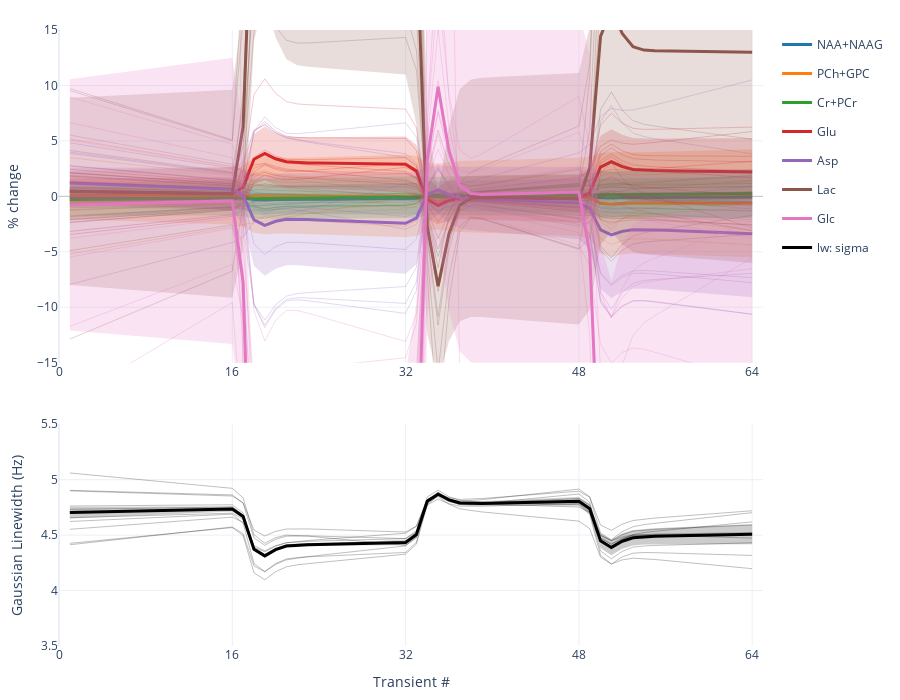

Notebook code for this chart:
### Code cell
from plotly.subplots import make_subplots
import plotly.graph_objects as go

colors = plt.get_cmap('tab10').colors
def color_t2s(tin, alpha=1):
    tscaled = [255*t for t in tin]
    return f'rgba({tscaled[0]}, {tscaled[1]}, {tscaled[2]}, {alpha})'
line_size = dict(data=3, indivdata=0.5)

open_or_closed = 'stim'
metab_list = ['NAA+NAAG', 'PCh+GPC', 'Cr+PCr', 'Glu', 'Asp', 'Lac', 'Glc']
# metab_list = ['NAA+NAAG', 'NAAG', 'NAA']

comb_df = comb_peaks(dyn_df, cov_df)

traces = []
axis = np.arange(1, 65)
for idx, met in enumerate(metab_list):
    regexstr = f'_{met}_'
    regexstr = regexstr.replace('+', '\+')
    data = plot_2ndlvl(regexstr, stats[open_or_closed])
    mean_trace = go.Scatter(x=axis, y=data[0],
                mode='lines',
                name=met,
                legendgroup=met,
                line=dict(
                    color=color_t2s(colors[idx]),
                    width=line_size['data']),
                )
    traces.append(mean_trace)
    errors = go.Scatter(
        x=np.concatenate((axis, axis[::-1])) , # x, then x reversed
        y=np.concatenate((data[2], data[1][::-1])), # upper, then lower reversed
        fill='toself',
        fillcolor=color_t2s(colors[idx], 0.2),
        line=dict(color='rgba(255,255,255,0)'),
        hoverinfo="skip",
        name=met + ' CI',
        legendgroup=met,
        showlegend=False
    )
    traces.append(errors)
    for jdx, it in enumerate(indiv_traces(regexstr, comb_df.loc[open_or_closed], percent=True)):
        ind_trace = go.Scatter(
            x=axis, y=it,
            mode='lines',
            name=met + f'_S{jdx}',
            legendgroup=met,
            line=dict(
                color=color_t2s(colors[idx],0.5),
                width=line_size['indivdata']),
            showlegend=False)
        traces.append(ind_trace)

fig = make_subplots(rows=2, cols=1,
                row_heights=[0.6, 0.4],
                vertical_spacing=0.1,
                specs=[[{'type': 'scatter'}], [{'type': 'scatter'}]])

for trace in traces:
    fig.add_trace(trace, row=1, col=1)

lw_traces = []
data = plot_2ndlvl('sigma_0_', stats[open_or_closed], percent=False)
lw_traces.append(go.Scatter(x=axis, y=data[0]/np.pi,
            mode='lines',
            name='lw: sigma',
            legendgroup='sigma',
            line=dict(
                color=color_t2s((0,0,0)),
                width=line_size['data']),
            ))
lw_traces.append(go.Scatter(
        x=np.concatenate((axis, axis[::-1])) , # x, then x reversed
        y=np.concatenate((data[2], data[1][::-1]))/np.pi, # upper, then lower reversed
        fill='toself',
        fillcolor=color_t2s((0,0,0), 0.2),
        line=dict(color='rgba(255,255,255,0)'),
        hoverinfo="skip",
        name='lw: sigma CI',
        legendgroup='sigma',
        showlegend=False
    ))
for jdx, it in enumerate(indiv_traces('sigma_0_', comb_df.loc[open_or_closed], percent=False)):
    lw_traces.append(go.Scatter(
        x=axis, y=it/np.pi,
        mode='lines',
        name=f'lw: sigma_S{jdx}',
        legendgroup='sigma',
        line=dict(
            color=color_t2s((0,0,0),0.5),
            width=line_size['indivdata']),
        showlegend=False))

for trace in lw_traces:
    fig.add_trace(trace, row=2, col=1)


fig.update_layout(template='plotly_white')

fig.update_xaxes(
    row=1,
    tick0=0, dtick=16,
    range=[0, 65])
fig.update_xaxes(
    row=2,
    title_text='Transient #',
    tick0=0, dtick=16,
    range=[0, 65])

fig.update_yaxes(row=1,
                title_text='% change',
                zeroline=True,
                zerolinewidth=0.5,
                zerolinecolor='Gray',
                range=[-15, 15])

fig.update_yaxes(row=2,
                title_text='Gaussian Linewidth (Hz)',
                range=[3.5, 5.5])


fig.layout.update({'height': 700})
fig.update_layout(
    margin=dict(l=30, r=30, t=30, b=30),
)
fig
